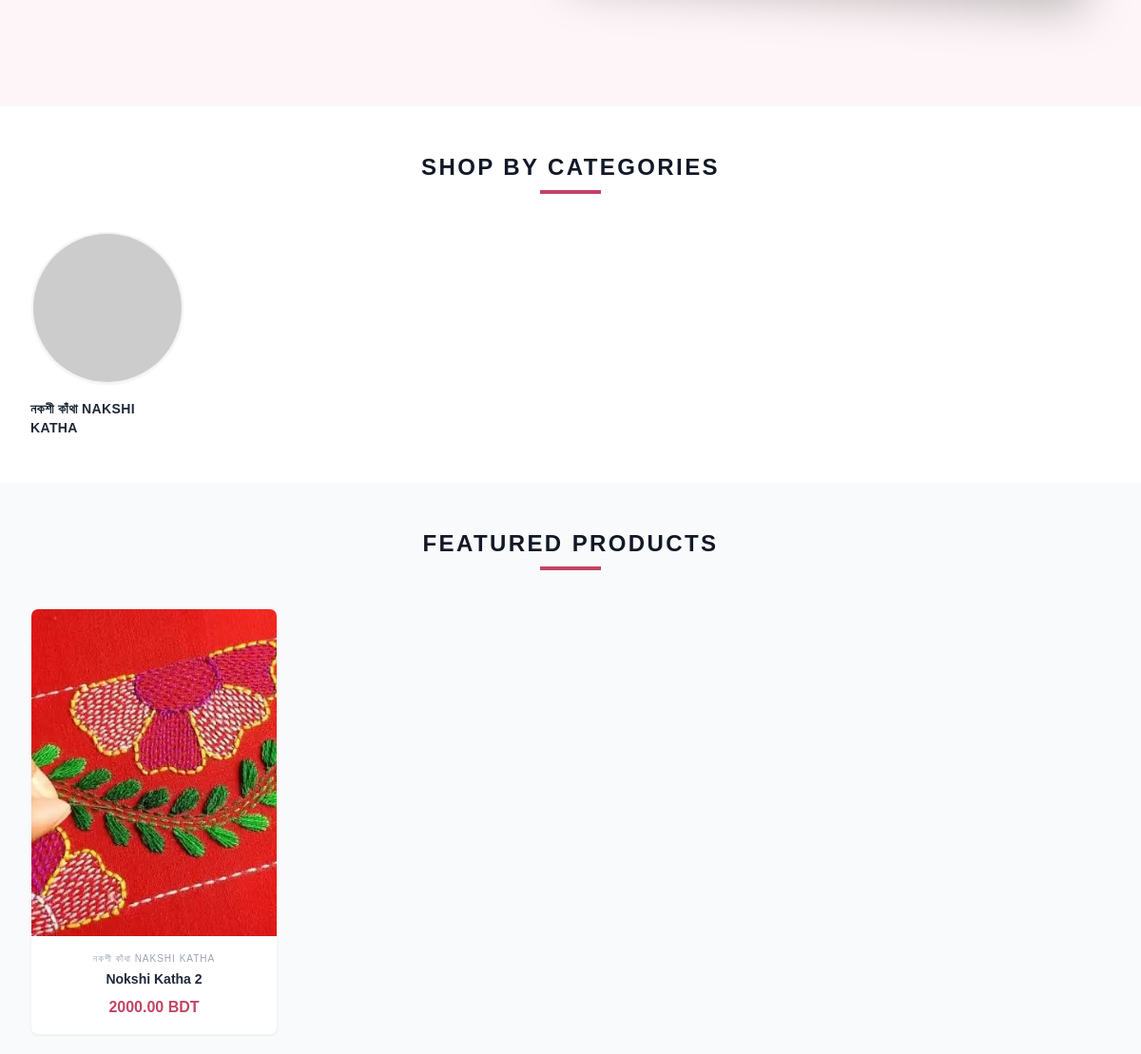
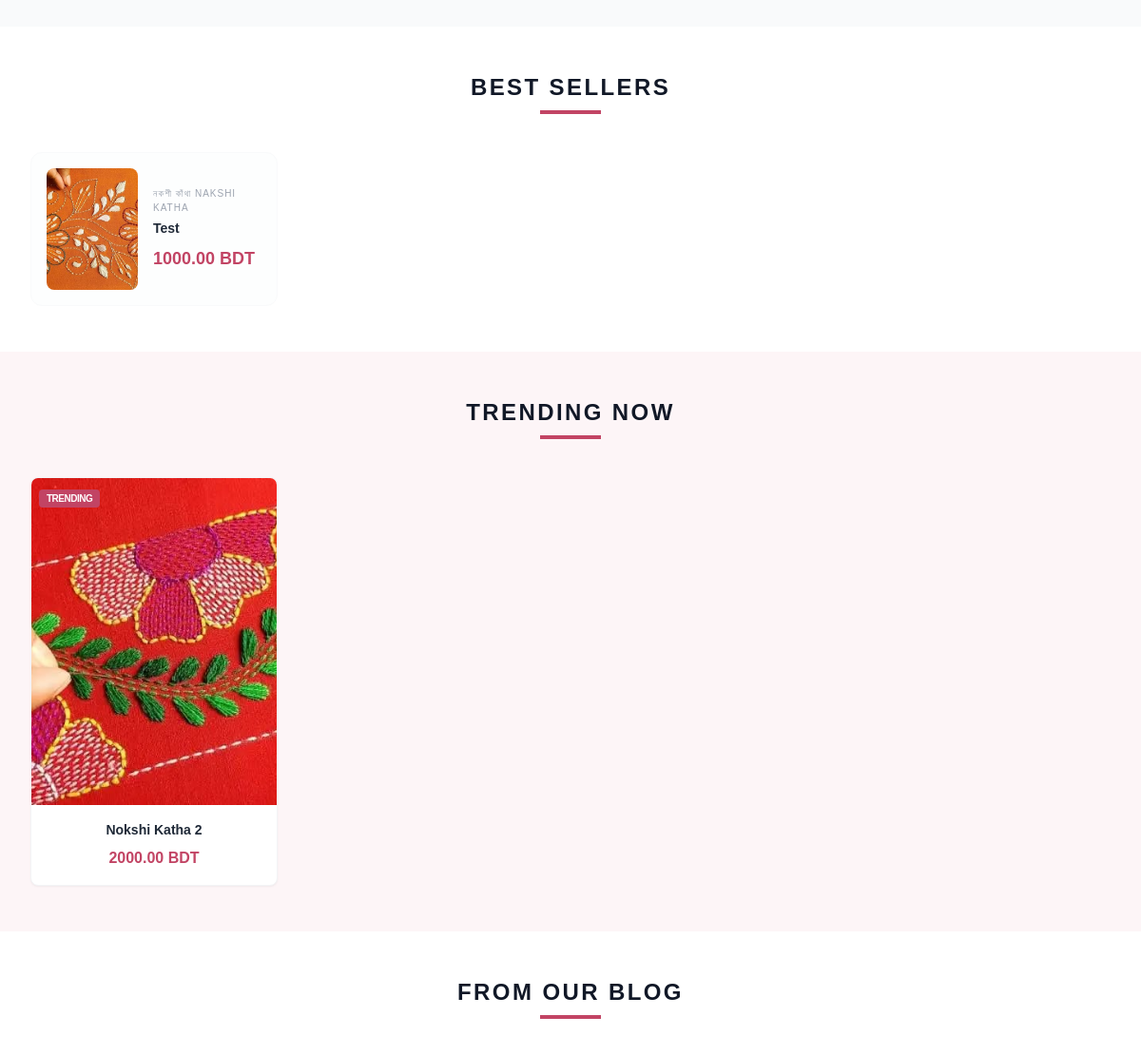
Before: / (middle part) with the older database file (2 pictures, top to bottom).
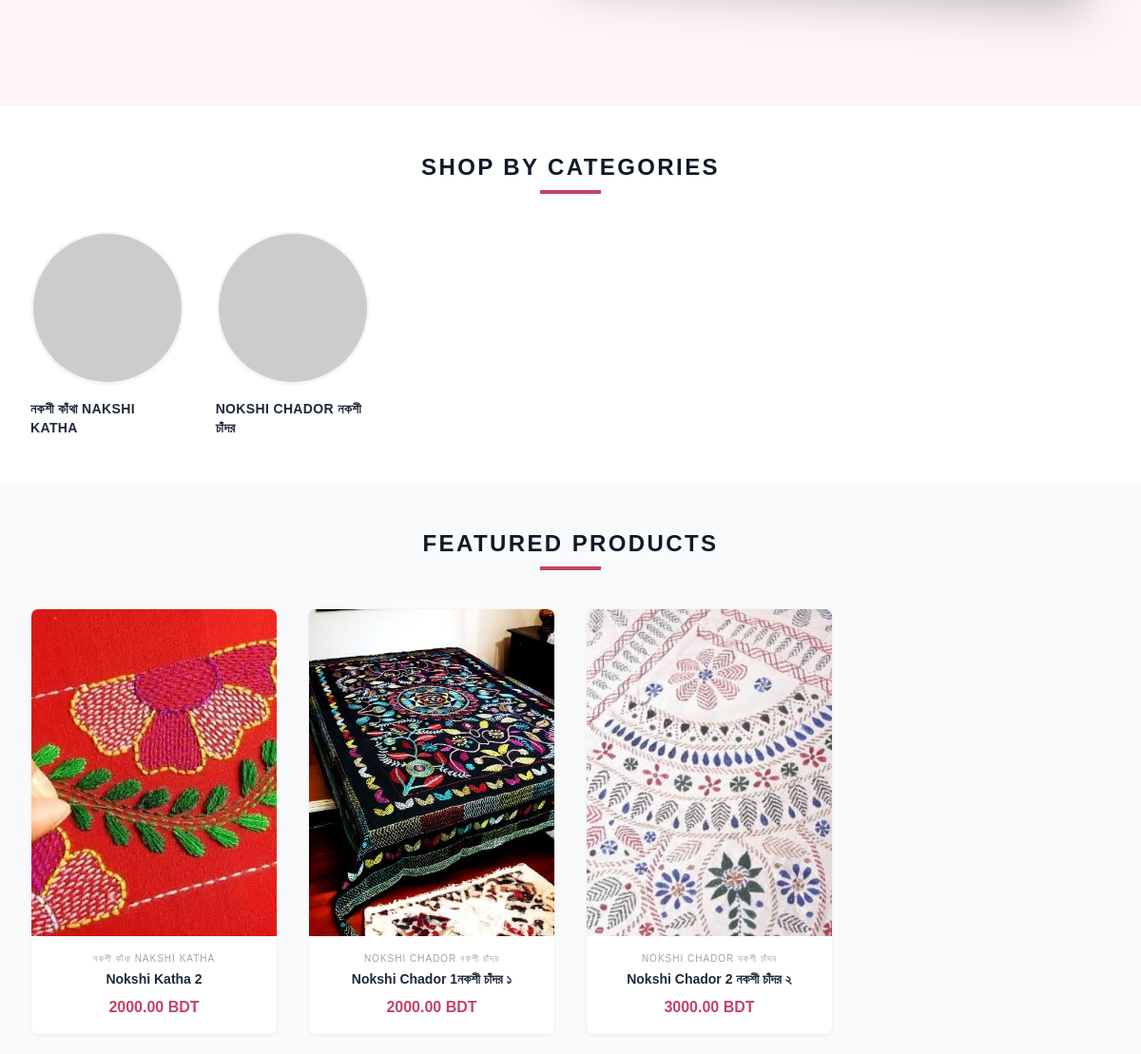
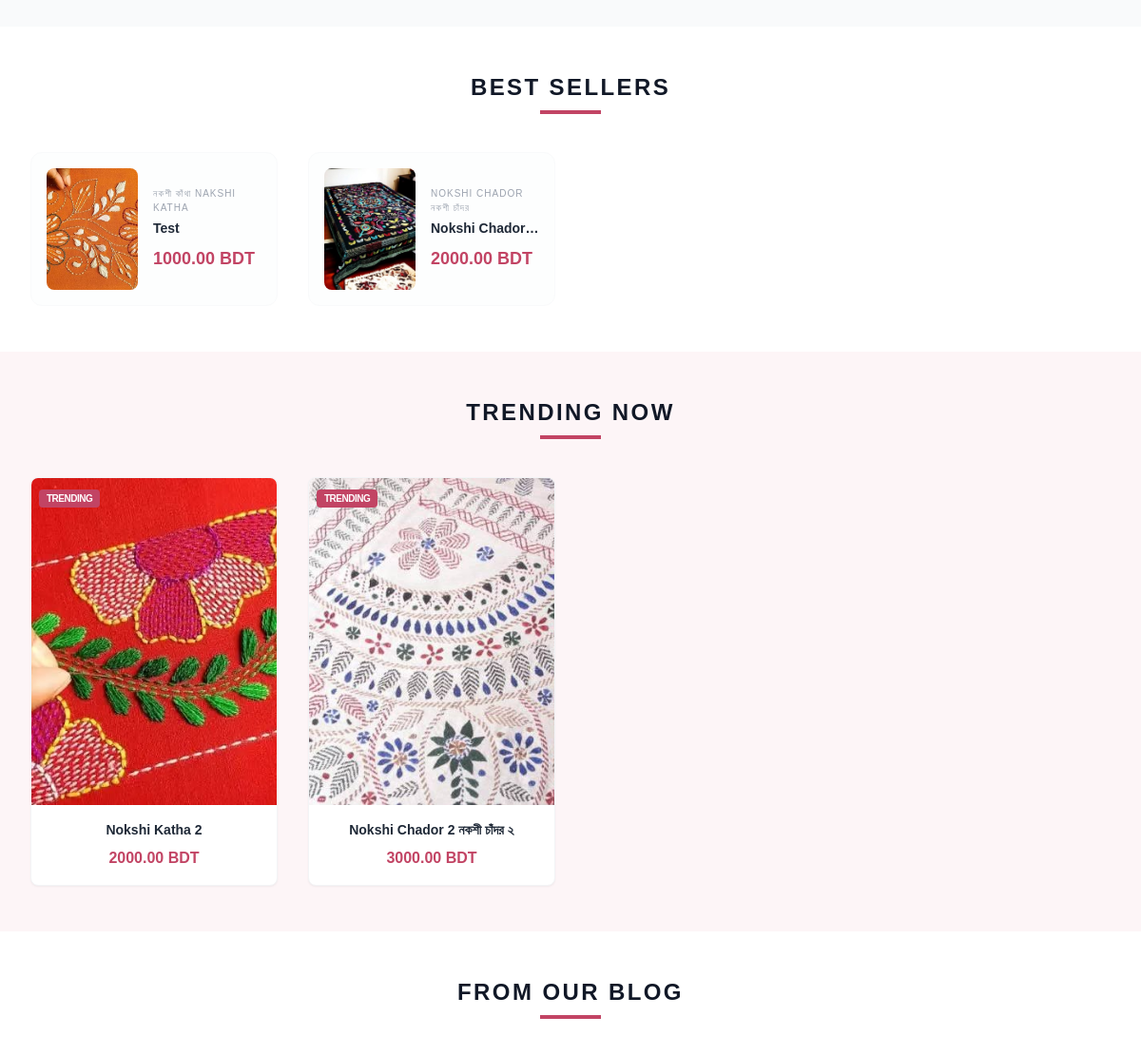
After: the same page with the newer database file (2 pictures, top to bottom).
### apps/catalog/models.py (models this page shows, shortened)
class Category(models.Model):
    name = models.CharField(max_length=200)
    slug = models.SlugField(unique=True)

class Product(models.Model):
    name = models.CharField(max_length=255)
    slug = models.SlugField(unique=True)
    category = models.ForeignKey(Category, on_delete=models.CASCADE)
    description = models.TextField()
    price = models.DecimalField(max_digits=10, decimal_places=2)
    image = models.ImageField(upload_to="products/", blank=True)
    is_active = models.BooleanField(default=True)
    is_featured = models.BooleanField(default=False)
    is_best_seller = models.BooleanField(default=False)
    is_trending = models.BooleanField(default=False)
    created_at = models.DateTimeField(auto_now_add=True)

### apps/landing/views.py (the view)
# urls.py: path('', views.home, name='home'),
def home(request):
    banners = Banner.objects.filter(active=True)
    categories = Category.objects.all()
    featured_products = Product.objects.filter(
        is_active=True,
        is_featured=True
    )[:8]
    best_sellers = Product.objects.filter(
        is_active=True,
        is_best_seller=True
    )[:8]
    trending_products = Product.objects.filter(
        is_active=True,
        is_trending=True
    )[:8]
    context = {
        "banners": banners,
        "categories": categories,
        "featured_products": featured_products,
        "best_sellers": best_sellers,
        "trending_products": trending_products,
    }
    return render(request, "landing/home.html", context)

### apps/landing/templates/landing/home.html
{% extends "base.html" %}
{% block content %}
{% include "components/hero_slider.html" %}
{% include "components/categories.html" %}
{% include "components/featured_products.html" %}
{% include "components/best_sellers.html" %}
{% include "components/trending_products.html" %}
{% include "components/blog_section.html" %}
{% endblock %}

### templates/components/categories.html
<section class="py-12 bg-white">
    <div class="max-w-7xl mx-auto px-4 sm:px-6 lg:px-8">
        <div class="text-center mb-10">
            <h2 class="text-2xl font-bold text-gray-900 uppercase tracking-widest">Shop By Categories</h2>
            <div class="h-1 w-16 bg-[#C24464] mx-auto mt-2"></div>
        </div>
        <div class="grid grid-cols-2 sm:grid-cols-3 md:grid-cols-4 lg:grid-cols-6 gap-8">
            {% for category in categories %}
            <a href="{% url 'catalog:category_products' category.slug %}" class="group flex flex-col items-center">
                <div class="w-32 h-32 md:w-40 md:h-40 rounded-full overflow-hidden border-2 border-gray-100 group-hover:border-[#C24464] transition-all duration-300 shadow-sm group-hover:shadow-md">
                    <img src="https://picsum.photos/seed/{{ category.slug }}/300/300" alt="{{ category.name }}" class="w-full h-full object-cover group-hover:scale-110 transition-transform duration-500">
                </div>
                <h3 class="mt-4 text-sm font-bold text-gray-800 group-hover:text-[#C24464] transition-colors uppercase tracking-wide">{{ category.name }}</h3>
            </a>
            {% endfor %}
        </div>
    </div>
</section>

### templates/components/featured_products.html
<section class="py-12 bg-gray-50">
    <div class="max-w-7xl mx-auto px-4 sm:px-6 lg:px-8">
        <div class="text-center mb-10">
            <h2 class="text-2xl font-bold text-gray-900 uppercase tracking-widest">Featured Products</h2>
            <div class="h-1 w-16 bg-[#C24464] mx-auto mt-2"></div>
        </div>
        <div class="grid grid-cols-2 sm:grid-cols-2 lg:grid-cols-4 gap-4 md:gap-8">
            {% for product in featured_products %}
            <div class="bg-white rounded-lg overflow-hidden shadow-sm hover:shadow-md transition-all duration-300 group border border-gray-100">
                <a href="{% url 'catalog:product_detail' product.slug %}">
                <div class="aspect-[3/4] overflow-hidden relative">
                    {% if product.image %}
                    <img src="{{ product.image.url }}" alt="{{ product.name }}" class="w-full h-full object-cover group-hover:scale-105 transition-transform duration-500">
                    {% else %}
                    <img src="https://picsum.photos/seed/{{ product.slug }}/600/800" alt="{{ product.name }}" class="w-full h-full object-cover group-hover:scale-105 transition-transform duration-500">
                    {% endif %}
                </div>
                <div class="p-4 text-center">
                    <p class="text-[10px] text-gray-400 uppercase tracking-widest mb-1">
                        {{ product.category.name }}
                    </p>
                    <h4 class="text-sm font-bold text-gray-800 mb-2 truncate group-hover:text-[#C24464] transition-colors">
                        {{ product.name }}
                    </h4>
                    <p class="text-base font-black text-[#C24464]">
                        {{ product.price }} BDT
                    </p>
                </div>
                </a>
            </div>
            {% empty %}
            <p>No featured products available</p>
            {% endfor %}
        </div>
    </div>
</section>

### templates/components/best_sellers.html
<section class="py-12 bg-white">
<div class="max-w-7xl mx-auto px-4 sm:px-6 lg:px-8">
<div class="text-center mb-10">
<h2 class="text-2xl font-bold text-gray-900 uppercase tracking-widest">Best Sellers</h2>
<div class="h-1 w-16 bg-[#C24464] mx-auto mt-2"></div>
</div>
<div class="grid grid-cols-1 sm:grid-cols-2 lg:grid-cols-4 gap-8">
{% for product in best_sellers %}
<a href="{% url 'catalog:product_detail' product.slug %}">
<div class="flex items-center space-x-4 p-4 rounded-xl border border-gray-50 hover:border-[#C24464] transition-all duration-300 group bg-gray-50/30">
<div class="w-24 h-32 rounded-lg overflow-hidden flex-shrink-0">
{% if product.image %}
<img src="{{ product.image.url }}"
alt="{{ product.name }}"
class="w-full h-full object-cover group-hover:scale-110 transition-transform duration-500">
{% else %}
<img src="https://picsum.photos/seed/{{ product.slug }}/300/400"
alt="{{ product.name }}"
class="w-full h-full object-cover group-hover:scale-110 transition-transform duration-500">
{% endif %}
</div>
<div class="flex-1 min-w-0">
<p class="text-[10px] text-gray-400 uppercase tracking-widest mb-1">
{{ product.category.name }}
</p>
<h4 class="text-sm font-bold text-gray-800 truncate group-hover:text-[#C24464] transition-colors mb-2">
{{ product.name }}
</h4>
<p class="text-lg font-black text-[#C24464]">
{{ product.price }} BDT
</p>
</div>
</div>
</a>
{% empty %}
<p>No best sellers available</p>
{% endfor %}
</div>
</div>
</section>

### templates/components/trending_products.html
<section class="py-12 bg-[#FDF5F7]">
<div class="max-w-7xl mx-auto px-4 sm:px-6 lg:px-8">
<div class="text-center mb-10">
<h2 class="text-2xl font-bold text-gray-900 uppercase tracking-widest">Trending Now</h2>
<div class="h-1 w-16 bg-[#C24464] mx-auto mt-2"></div>
</div>
<div class="grid grid-cols-2 sm:grid-cols-2 lg:grid-cols-4 gap-4 md:gap-8">
{% for product in trending_products %}
<div class="bg-white rounded-lg overflow-hidden shadow-sm hover:shadow-md transition-all duration-300 group border border-gray-100">
<a href="{% url 'catalog:product_detail' product.slug %}">
<div class="aspect-[3/4] overflow-hidden relative">
{% if product.image %}
<img src="{{ product.image.url }}"
alt="{{ product.name }}"
class="w-full h-full object-cover group-hover:scale-105 transition-transform duration-500">
{% else %}
<img src="https://picsum.photos/seed/{{ product.slug }}/600/800"
alt="{{ product.name }}"
class="w-full h-full object-cover group-hover:scale-105 transition-transform duration-500">
{% endif %}
<div class="absolute top-2 left-2">
<span class="bg-[#C24464] text-white text-[10px] font-bold px-2 py-1 rounded uppercase tracking-tighter">
Trending
</span>
</div>
</div>
<div class="p-4 text-center">
<h4 class="text-sm font-bold text-gray-800 mb-2 truncate group-hover:text-[#C24464] transition-colors">
{{ product.name }}
</h4>
<p class="text-base font-black text-[#C24464]">
{{ product.price }} BDT
</p>
</div>
</a>
</div>
{% empty %}
<p>No trending products available</p>
{% endfor %}
</div>
</div>
</section>

Changed rows visible on the page:
added Category: name "NOKSHI CHADOR নকশী চাঁদর"
added Product: image (picture), category.name "NOKSHI CHADOR নকশী চাঁদর", name "Nokshi Chador 1নকশী চাঁদর ১", price "2000.00", name "Nokshi Chador…"
added Product: image (picture), category.name "NOKSHI CHADOR নকশী চাঁদর", name "Nokshi Chador 2 নকশী চাঁদর ২", price "3000.00"
